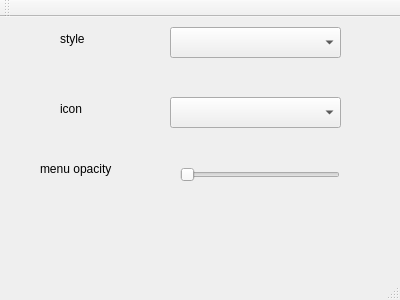
<?xml version="1.0" encoding="UTF-8"?>
<ui version="4.0">
 <class>MainWindow</class>
 <widget class="QMainWindow" name="MainWindow">
  <property name="geometry">
   <rect>
    <x>0</x>
    <y>0</y>
    <width>400</width>
    <height>300</height>
   </rect>
  </property>
  <property name="windowTitle">
   <string>MainWindow</string>
  </property>
  <widget class="QWidget" name="centralWidget">
   <widget class="QComboBox" name="comboBox">
    <property name="geometry">
     <rect>
      <x>170</x>
      <y>10</y>
      <width>171</width>
      <height>31</height>
     </rect>
    </property>
   </widget>
   <widget class="QComboBox" name="comboBox_2">
    <property name="geometry">
     <rect>
      <x>170</x>
      <y>80</y>
      <width>171</width>
      <height>31</height>
     </rect>
    </property>
   </widget>
   <widget class="QLabel" name="label">
    <property name="geometry">
     <rect>
      <x>60</x>
      <y>10</y>
      <width>72</width>
      <height>24</height>
     </rect>
    </property>
    <property name="text">
     <string>style</string>
    </property>
   </widget>
   <widget class="QLabel" name="label_2">
    <property name="geometry">
     <rect>
      <x>60</x>
      <y>80</y>
      <width>72</width>
      <height>24</height>
     </rect>
    </property>
    <property name="text">
     <string>icon</string>
    </property>
   </widget>
   <widget class="QSlider" name="horizontalSlider">
    <property name="geometry">
     <rect>
      <x>180</x>
      <y>150</y>
      <width>160</width>
      <height>16</height>
     </rect>
    </property>
    <property name="orientation">
     <enum>Qt::Horizontal</enum>
    </property>
   </widget>
   <widget class="QLabel" name="label_3">
    <property name="geometry">
     <rect>
      <x>40</x>
      <y>140</y>
      <width>121</width>
      <height>24</height>
     </rect>
    </property>
    <property name="text">
     <string>menu opacity</string>
    </property>
   </widget>
  </widget>
  <widget class="QMenuBar" name="menuBar">
   <property name="geometry">
    <rect>
     <x>0</x>
     <y>0</y>
     <width>400</width>
     <height>29</height>
    </rect>
   </property>
  </widget>
  <widget class="QToolBar" name="mainToolBar">
   <attribute name="toolBarArea">
    <enum>TopToolBarArea</enum>
   </attribute>
   <attribute name="toolBarBreak">
    <bool>false</bool>
   </attribute>
  </widget>
  <widget class="QStatusBar" name="statusBar"/>
 </widget>
 <layoutdefault spacing="6" margin="11"/>
 <resources/>
 <connections/>
</ui>
